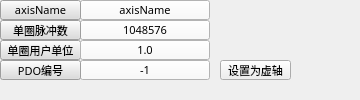
<?xml version="1.0" encoding="UTF-8"?>
<ui version="4.0">
 <class>axis_setting_wid</class>
 <widget class="QWidget" name="axis_setting_wid">
  <property name="geometry">
   <rect>
    <x>0</x>
    <y>0</y>
    <width>360</width>
    <height>100</height>
   </rect>
  </property>
  <property name="windowTitle">
   <string>Form</string>
  </property>
  <widget class="QPushButton" name="name">
   <property name="geometry">
    <rect>
     <x>80</x>
     <y>0</y>
     <width>130</width>
     <height>20</height>
    </rect>
   </property>
   <property name="font">
    <font>
     <family>文泉驿正黑</family>
     <pointsize>8</pointsize>
    </font>
   </property>
   <property name="styleSheet">
    <string notr="true">#name{background: rgb(250,250,250);
     border:1px solid &quot;#22&quot;; 
}</string>
   </property>
   <property name="text">
    <string>axisName</string>
   </property>
  </widget>
  <widget class="QPushButton" name="title">
   <property name="geometry">
    <rect>
     <x>0</x>
     <y>0</y>
     <width>81</width>
     <height>20</height>
    </rect>
   </property>
   <property name="font">
    <font>
     <family>文泉驿正黑</family>
     <pointsize>8</pointsize>
    </font>
   </property>
   <property name="styleSheet">
    <string notr="true">#title{background: rgb(220,220,220);
     border:1px solid &quot;#22&quot;; 
}</string>
   </property>
   <property name="text">
    <string>axisName</string>
   </property>
  </widget>
  <widget class="QPushButton" name="enc_ratio">
   <property name="geometry">
    <rect>
     <x>80</x>
     <y>20</y>
     <width>130</width>
     <height>20</height>
    </rect>
   </property>
   <property name="font">
    <font>
     <family>文泉驿正黑</family>
     <pointsize>8</pointsize>
    </font>
   </property>
   <property name="styleSheet">
    <string notr="true">#enc_ratio{background: rgb(250,250,250);
     border:1px solid &quot;#22&quot;; 
}</string>
   </property>
   <property name="text">
    <string>1048576</string>
   </property>
  </widget>
  <widget class="QPushButton" name="title_2">
   <property name="geometry">
    <rect>
     <x>0</x>
     <y>20</y>
     <width>81</width>
     <height>20</height>
    </rect>
   </property>
   <property name="font">
    <font>
     <family>文泉驿正黑</family>
     <pointsize>8</pointsize>
    </font>
   </property>
   <property name="styleSheet">
    <string notr="true">#title_2{background: rgb(220,220,220);
     border:1px solid &quot;#22&quot;; 
}</string>
   </property>
   <property name="text">
    <string>单圈脉冲数</string>
   </property>
  </widget>
  <widget class="QPushButton" name="title_3">
   <property name="geometry">
    <rect>
     <x>0</x>
     <y>40</y>
     <width>81</width>
     <height>20</height>
    </rect>
   </property>
   <property name="font">
    <font>
     <family>文泉驿正黑</family>
     <pointsize>8</pointsize>
    </font>
   </property>
   <property name="styleSheet">
    <string notr="true">#title_3{background: rgb(220,220,220);
     border:1px solid &quot;#22&quot;; 
}</string>
   </property>
   <property name="text">
    <string>单圈用户单位</string>
   </property>
  </widget>
  <widget class="QPushButton" name="circle_diff">
   <property name="geometry">
    <rect>
     <x>80</x>
     <y>40</y>
     <width>130</width>
     <height>20</height>
    </rect>
   </property>
   <property name="font">
    <font>
     <family>文泉驿正黑</family>
     <pointsize>8</pointsize>
    </font>
   </property>
   <property name="styleSheet">
    <string notr="true">#circle_diff{background: rgb(250,250,250);
     border:1px solid &quot;#22&quot;; 
}</string>
   </property>
   <property name="text">
    <string>1.0</string>
   </property>
  </widget>
  <widget class="QPushButton" name="pdoNo">
   <property name="geometry">
    <rect>
     <x>80</x>
     <y>60</y>
     <width>130</width>
     <height>20</height>
    </rect>
   </property>
   <property name="font">
    <font>
     <family>文泉驿正黑</family>
     <pointsize>8</pointsize>
    </font>
   </property>
   <property name="styleSheet">
    <string notr="true">#pdoNo{background: rgb(250,250,250);
     border:1px solid &quot;#22&quot;; 
}</string>
   </property>
   <property name="text">
    <string>-1</string>
   </property>
  </widget>
  <widget class="QPushButton" name="title_4">
   <property name="geometry">
    <rect>
     <x>0</x>
     <y>60</y>
     <width>81</width>
     <height>20</height>
    </rect>
   </property>
   <property name="font">
    <font>
     <family>文泉驿正黑</family>
     <pointsize>8</pointsize>
    </font>
   </property>
   <property name="styleSheet">
    <string notr="true">#title_4{background: rgb(220,220,220);
     border:1px solid &quot;#22&quot;; 
}</string>
   </property>
   <property name="text">
    <string>PDO编号</string>
   </property>
  </widget>
  <widget class="QPushButton" name="set_vaxis">
   <property name="geometry">
    <rect>
     <x>220</x>
     <y>60</y>
     <width>71</width>
     <height>20</height>
    </rect>
   </property>
   <property name="font">
    <font>
     <family>文泉驿正黑</family>
     <pointsize>8</pointsize>
    </font>
   </property>
   <property name="text">
    <string>设置为虚轴</string>
   </property>
  </widget>
 </widget>
 <resources/>
 <connections/>
</ui>
